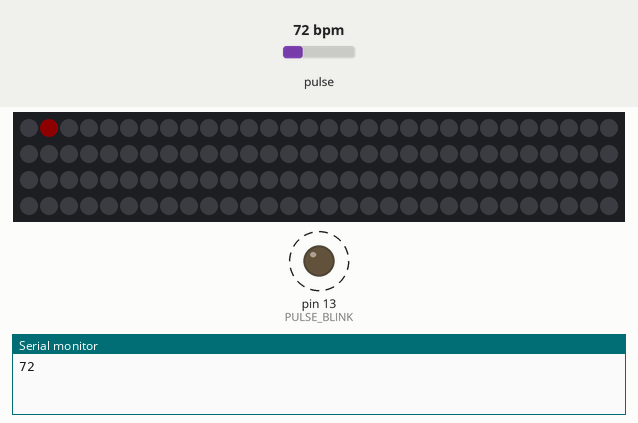
Simulated run of this sketch. Board: Arduino Uno, built with avr-gcc and run on an emulated ATmega328P. Shown: 120 RGB LEDs in strip order, left to right, continuing on the next row, output pins drawn as LEDs (lit = HIGH), the last lines printed to the serial monitor. Dashed ring = blinking. The test bench sets the inputs (shaded band); at power-on: pulse 72 bpm. Dim RGB values are drawn brighter than linear.

Above: at 1.4 s.
1.5 s: pulse set to 158 bpm
At 4.01 s:
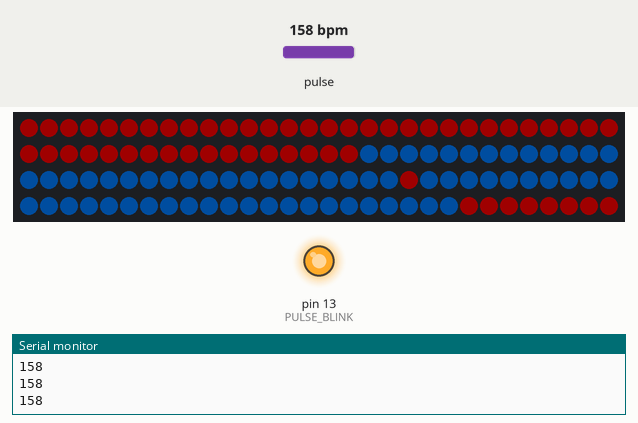
4.5 s: pulse set to 42 bpm
At 6.5 s:
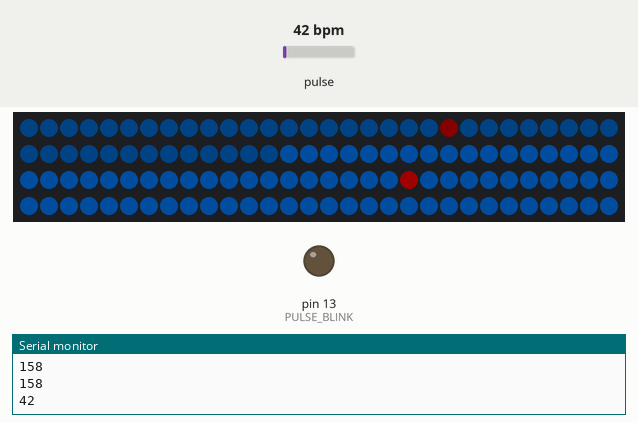
7.5 s: pulse set to 100 bpm
At 7.85 s:
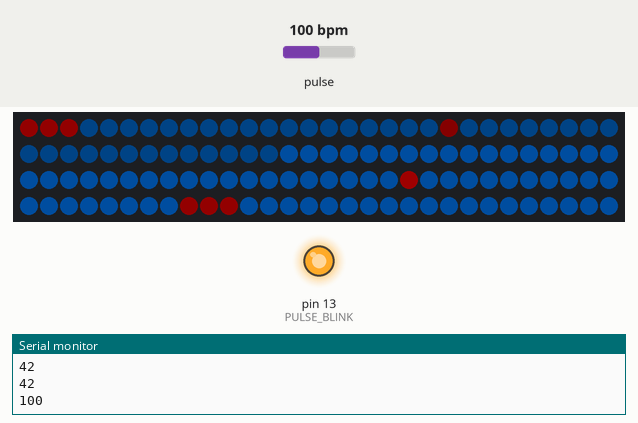
Timing chart, 0 to 10.5 s (numbered marks = the images above; inputs shaded):
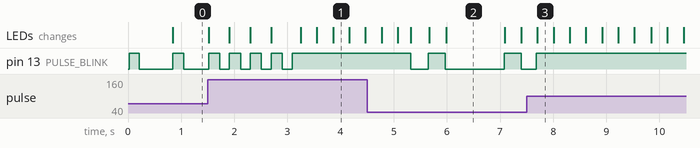

Measured:
- after the input at 1.5 s, pin 13 (PULSE_BLINK): alternates HIGH for 0.21 s and LOW for 0.18 s, 9 changes in all, then stays HIGH, starting at once
- after the input at 4.5 s, pin 13 (PULSE_BLINK): goes LOW 0.32 s, HIGH 0.32 s, LOW 1.1 s, HIGH 0.32 s, then LOW, starting after 0.83 s
- after the input at 7.5 s, the LEDs: change after 0.20 s (image 3)
- by itself, pin 13 (PULSE_BLINK): alternates HIGH for 0.20 s and LOW for 0.63 s

The sketch:

pulse_and_neo.ino
```cpp
/*
 * Author: Holkan Luna
 * Project: Ouróboros
 * Description: Este sketch obtiene el bpm del corazón del usuario y usa ese valor para
 * controlar la iluminación de una tira de neoPixel replicando el latido del corazón.
*/

//INCLUDEPULSE SENSOR LIBRARY
#define USE_ARDUINO_INTERRUPTS true    // Set-up low-level interrupts for most acurate BPM math.
#include <PulseSensorPlayground.h>     // Includes the PulseSensorPlayground Library.

//INCLUDE NEOPIXEL LIBRARY
#include <Adafruit_NeoPixel.h>
#ifdef __AVR__
 #include <avr/power.h> // Required for 16 MHz Adafruit Trinket
#endif


//VARIABLES PULSE SENSOR
const int PULSE_INPUT = A0;
const int PULSE_BLINK = 13;
const int PULSE_FADE = 5;
const int Threshold = 550;

//VARIABLES NEO PIXEL
#define PIN 6
#define NUMPIXELS 120

//GENERAL VARIABLES
int generalCount = 0;

//INIT LIBS
PulseSensorPlayground pulseSensor;
Adafruit_NeoPixel pixels(NUMPIXELS, PIN, NEO_GRB + NEO_KHZ800);

void setup() {

  //Conf pulse sensor obj
  pulseSensor.analogInput(PULSE_INPUT);
  pulseSensor.blinkOnPulse(PULSE_BLINK);
  pulseSensor.fadeOnPulse(PULSE_FADE);

  pulseSensor.setThreshold(Threshold);

  if(!pulseSensor.begin()){
    for(;;){
      digitalWrite(PULSE_BLINK, LOW);
      delay(50);
      digitalWrite(PULSE_BLINK, HIGH);
      delay(50);
    }
  }

  //Conf Neopixel
  pixels.begin();
  pixels.setBrightness(50);
  pixels.clear();
  pixels.show();
  Serial.begin(9600);
}

void loop() {
  int bpmVal = pulseSensor.getBeatsPerMinute();
  delay(20);

  if(pulseSensor.sawStartOfBeat()){
    Serial.println(bpmVal);
    generalCount++;

    if(generalCount <= 5){
      pixels.setPixelColor(generalCount, pixels.Color(bpmVal, 0, 0));
      pixels.show();
      delay(2);
    }else{
      int i = 0;
      int j = bpmVal;
      for(i; i<=bpmVal / 2; i++){
        pixels.setPixelColor(i, pixels.Color(bpmVal, 0, 0));
        pixels.setPixelColor(j, pixels.Color(bpmVal, 0, 0));
        pixels.show();
        delay(2);
        j--;
      }

      for(j; j>=0; j--){
        pixels.setPixelColor(j, pixels.Color(0, bpmVal/2, bpmVal));
        pixels.setPixelColor(i, pixels.Color(0, bpmVal/2, bpmVal));
        pixels.show();
        delay(2);
        i++;
      }
    }
  }
}
```
